Frame 1 (no input): blank canvas, image omitted
Frame 60 (no input): blank canvas, image omitted
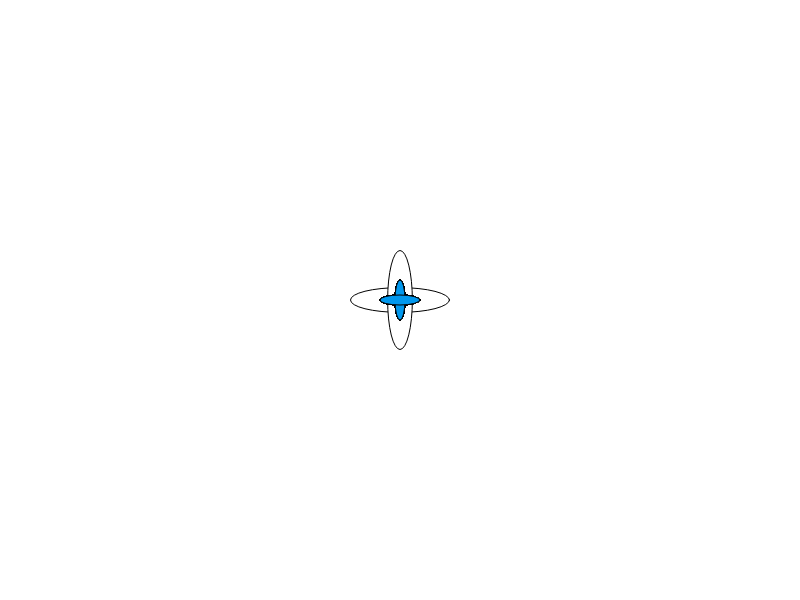
Frame 120 (the mouse pressed at the canvas centre since frame 60)

The p5.js sketch whose frames 1 and 60 were blank and that drew this single picture after the mouse press (run headless with seeded random() and noise() and a simulated clock; from frame 60 on, the mouse is pressed at the canvas centre):

// p5.js sketch
// ── sketch.js
//global variables
let size = 100
  function setup(){
    createCanvas(800, 600);
  }
  function draw() {
  ellipse(mouseX, mouseY, 10, 40); // Draw a circle
  ellipse(mouseX, mouseY, 40, 10);
  if (mouseIsPressed) {
    // When the mouse button is pressed
    // change the colour randomly
    fill(random(255), random(255), random(255));
  }
}
  function mouseMoved() {
    //when the mouse moves the object moves with it
    //clear trail of object
    background(255);
    //draw object
    ellipse(mouseX, mouseY,size,size/4);
    ellipse(mouseX,mouseY,size/4,size);
    //moving the mouse makes the size smaller
    size=size-1
    if (size>width-size || mouseX<0){
      mouseXSpeed*=-1
    }
  }
  function mouseClicked() {
    // This function is called whenever the mouse is clicked
    // (but the mouse must not be moving at the same time)
    // and will change the fill colour randomly
    fill(random(255), random(255), random(255));
    //each mouse click the object gets bigger
    size=size+25
  }
